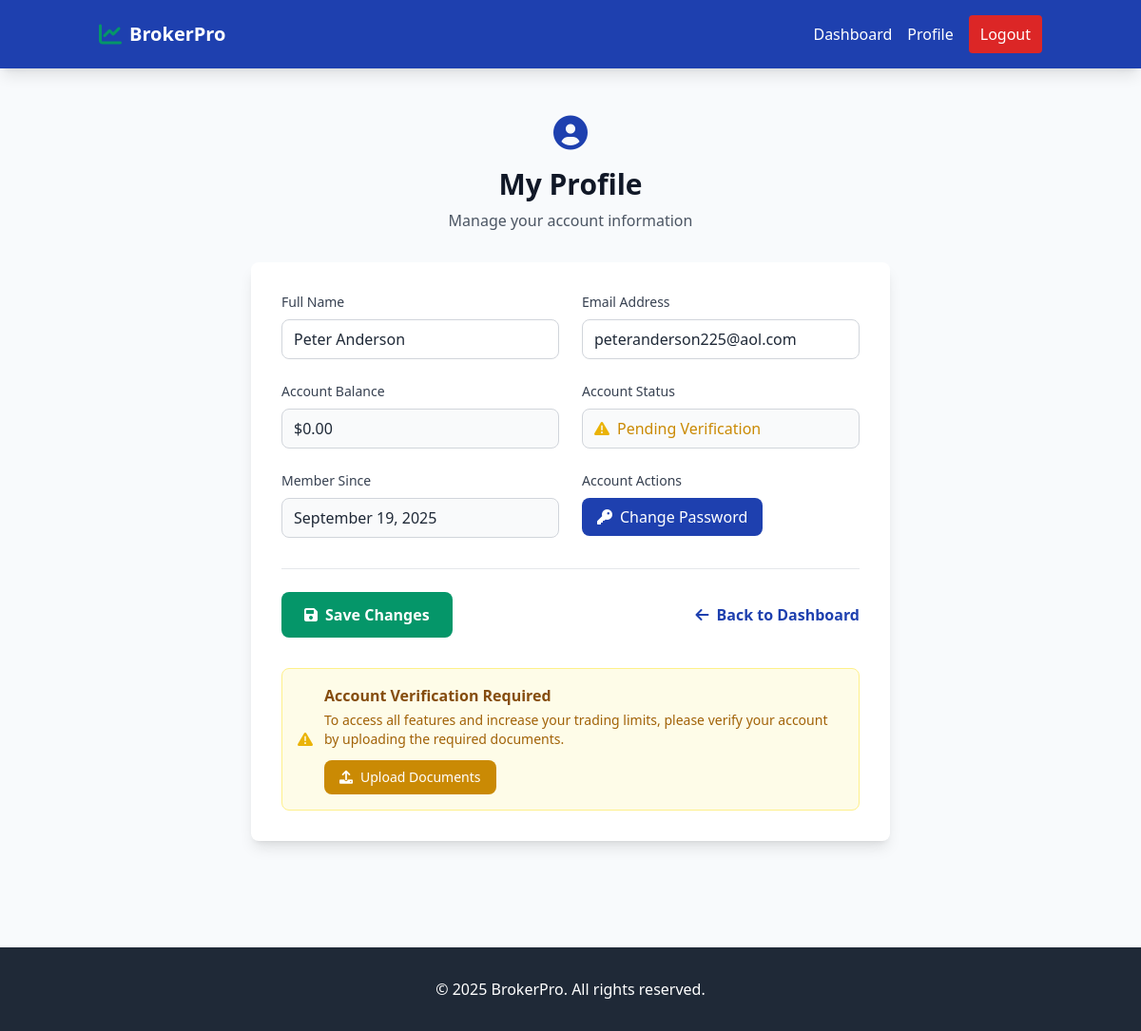
Page /profile/profile (signed in) on the earlier database version.
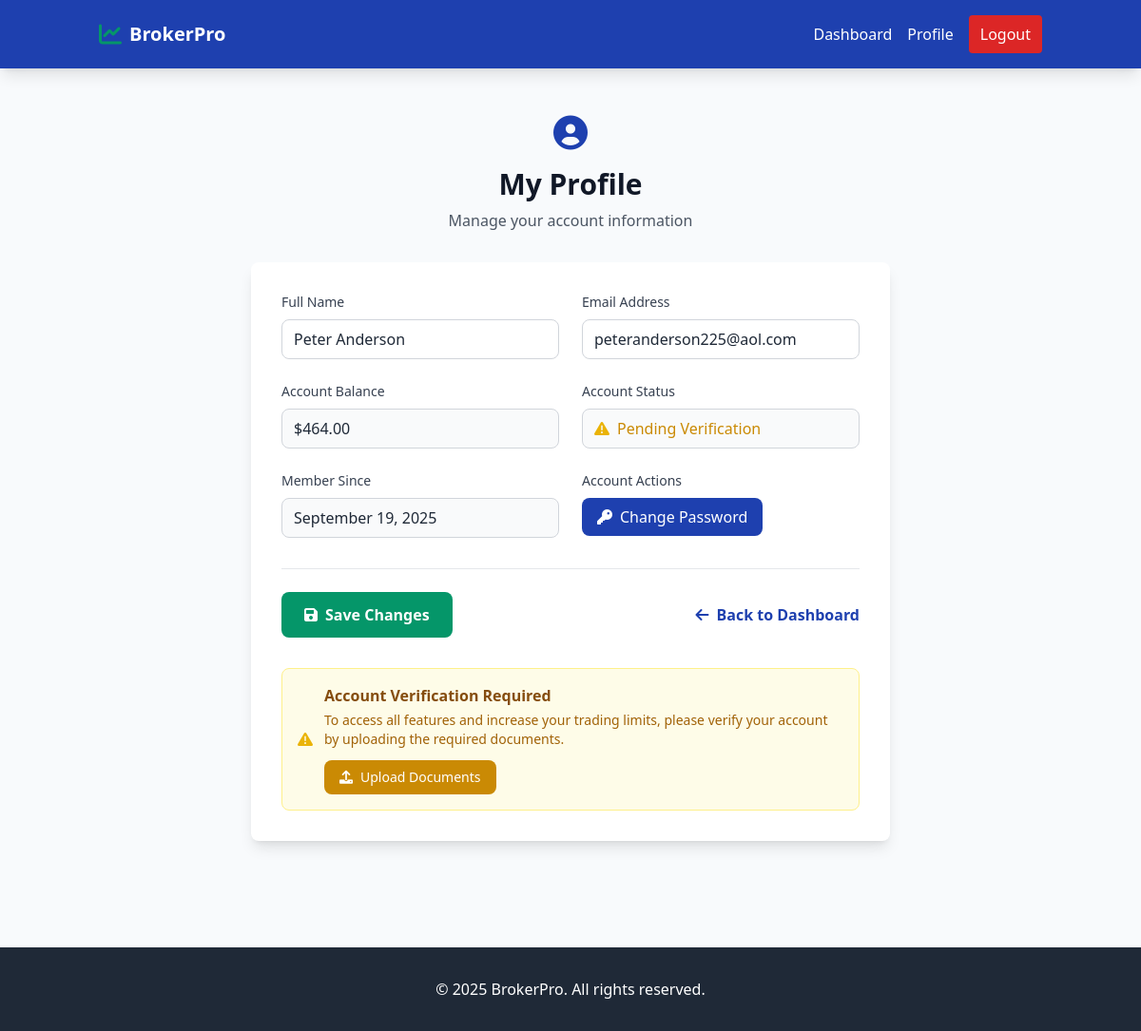
Same page on the later database version.
### model/models.py (models this page shows)
class User(db.Model, UserMixin):
    __tablename__ = "users"
    id = db.Column(db.Integer, primary_key=True)
    firstname = db.Column(db.String(50), nullable=False)
    lastname = db.Column(db.String(50), nullable=False)
    email= db.Column(db.String(100), unique=True, nullable=False)
    password_hash = db.Column(db.LargeBinary(60), nullable=False)
    balance = db.Column(db.Numeric(12,2), default=0)
    role = db.Column(db.String(20), default="user")
    created_at = db.Column(db.DateTime, default=datetime.utcnow)
    updated_at = db.Column(db.DateTime, default=datetime.utcnow, onupdate=datetime.utcnow)
    deposits = db.relationship('Deposit', backref= 'user', lazy=True)
    withdrawals = db.relationship('Withdrawal', backref='user', lazy=True)
    password_resets = db.relationship('PasswordReset', backref='user', lazy=True)

### profile/routes.py (the view)
@profile_bp.route("/profile")
@login_required
def profile():
    user = current_user
    return render_template("profile.html", user=user)

### app.py (called while the page is built)
def create_app():
    app = Flask(__name__)
    app.config.from_object("config.Config")
    app.register_blueprint(dashboard_bp, url_prefix="/dashboard")
    app.register_blueprint(auth_bp, url_prefix="/auth")
    app.register_blueprint(profile_bp, url_prefix="/profile")
    app.register_blueprint(main_bp)
    db.init_app(app)
    migrate.init_app(app, db)
    login_manager.init_app(app)
    mail.init_app(app)
    login_manager.login_view = "auth.login"
    @login_manager.user_loader
    def load_user(user_id):
        return db.session.get(User,int(user_id))
    return app

### templates/profile.html (shortened to what the changed rows need)
{% extends "base.html" %}
{% block content %}
<section class="py-12 px-4 sm:px-6 lg:px-8">
    <div class="max-w-2xl mx-auto">
        <div class="text-center mb-8">
            <h2 class="text-3xl font-bold text-gray-900">My Profile</h2>
        </div>
        <div class="bg-white shadow-lg rounded-lg p-8">
            <form method="POST">
                <div class="grid md:grid-cols-2 gap-6">
                    <div>
                        <label for="name" class="block text-sm font-medium text-gray-700 mb-2">Full Name</label>
                        <input id="name" name="name" type="text" value="{{ user.firstname +' '+ user.lastname}}" required
                               class="w-full px-3 py-2 border border-gray-300 rounded-lg focus:outline-none focus:ring-2 focus:ring-primary focus:border-transparent">
                    </div>
                    <div>
                        <label for="email" class="block text-sm font-medium text-gray-700 mb-2">Email Address</label>
                        <input id="email" name="email" type="email" value="{{ user.email }}" required
                               class="w-full px-3 py-2 border border-gray-300 rounded-lg focus:outline-none focus:ring-2 focus:ring-primary focus:border-transparent">
                    </div>
                    <div>
                        <label class="block text-sm font-medium text-gray-700 mb-2">Account Balance</label>
                        <div class="bg-gray-50 px-3 py-2 border border-gray-300 rounded-lg">
                            ${{ "%.2f"|format(user.balance) }}
                        </div>
                    </div>
                    <div>
                        <label class="block text-sm font-medium text-gray-700 mb-2">Member Since</label>
                        <div class="bg-gray-50 px-3 py-2 border border-gray-300 rounded-lg">
                            {{ user.created_at.strftime('%B %d, %Y') }}
                        </div>
                    </div>
                </div>
            </form>
        </div>
    </div>
</section>
{% endblock %}

Differences in the rows shown:
changed User "Peter Anderson": balance "0.00" → "464.00"
